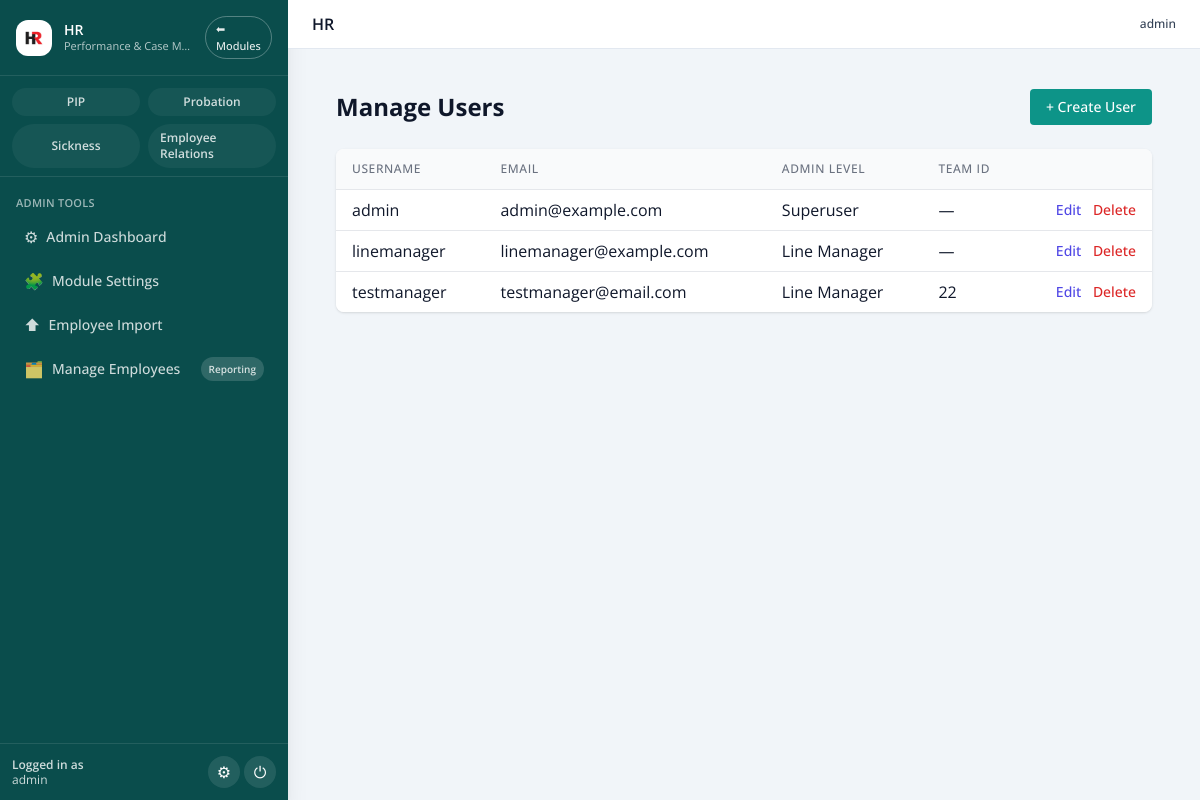
The app's page /admin/users (signed in) with its own data.
### pip_app/models.py (models this page shows, shortened)
class User(db.Model, UserMixin):
    id = db.Column(db.Integer, primary_key=True)
    username = db.Column(db.String(80), unique=True, nullable=False)
    email = db.Column(db.String(120), unique=True, nullable=False)
    password_hash = db.Column(db.String(200), nullable=False)
    admin_level = db.Column(db.Integer, default=0)  # 0 = line mgr, 1 = admin, 2 = superuser
    team_id = db.Column(db.Integer, nullable=True)
    def is_superuser(self):
        return self.admin_level == 2

### old files/app - 050226.py (the view)
@app.route('/admin/users')
@login_required
def manage_users():
    if not current_user.is_superuser():
        flash('Access denied.', 'danger')
        return redirect(url_for('dashboard'))
    users = User.query.all()
    return render_template('admin_users.html', users=users)

### old files/app - 050226.py (called while the page is built)
@login_manager.user_loader
def load_user(user_id):
    return db.session.get(User, int(user_id))

@app.context_processor
def inject_module():
    return dict(active_module=session.get('active_module'))

@app.context_processor
def inject_csrf_token():
    return dict(csrf_token=generate_csrf)

@app.before_request
def set_active_module():
    path = (request.path or "").lower()
    if path.startswith('/pip/') or path.startswith('/employee/') or path in (
        '/dashboard', '/pip_list', '/employee/list', '/employee/add', '/pip/select-employee'
    ):
        session['active_module'] = 'PIP'
    elif path.startswith('/probation/'):
        session['active_module'] = 'Probation'
    elif path == '/':
        session.pop('active_module', None)

### templates/admin_users.html
{% extends "base.html" %}
{% block content %}
<div class="p-6">
  <div class="flex items-center justify-between mb-6">
    <h1 class="text-2xl font-bold">Manage Users</h1>
    <a href="{{ url_for('create_user') }}" class="inline-flex items-center px-4 py-2 bg-teal-600 text-white text-sm font-medium rounded hover:bg-teal-700">
      + Create User
    </a>
  </div>
  <div class="overflow-x-auto bg-white shadow rounded-lg">
    <table class="min-w-full divide-y divide-gray-200">
      <thead class="bg-gray-50">
        <tr>
          <th class="px-4 py-3 text-left text-xs font-medium text-gray-500 uppercase tracking-wider">Username</th>
          <th class="px-4 py-3 text-left text-xs font-medium text-gray-500 uppercase tracking-wider">Email</th>
          <th class="px-4 py-3 text-left text-xs font-medium text-gray-500 uppercase tracking-wider">Admin Level</th>
          <th class="px-4 py-3 text-left text-xs font-medium text-gray-500 uppercase tracking-wider">Team ID</th>
          <th class="px-4 py-3"></th>
        </tr>
      </thead>
      <tbody class="bg-white divide-y divide-gray-200">
        {% for user in users %}
        <tr>
          <td class="px-4 py-2 whitespace-nowrap">{{ user.username }}</td>
          <td class="px-4 py-2 whitespace-nowrap">{{ user.email }}</td>
          <td class="px-4 py-2 whitespace-nowrap">
            {% if user.admin_level == 2 %}
              Superuser
            {% elif user.admin_level == 1 %}
              Admin
            {% else %}
              Line Manager
            {% endif %}
          </td>
          <td class="px-4 py-2 whitespace-nowrap">{{ user.team_id or '—' }}</td>
          <td class="px-4 py-2 whitespace-nowrap text-right text-sm font-medium">
            <a href="{{ url_for('edit_user', user_id=user.id) }}" class="text-indigo-600 hover:text-indigo-900 mr-2">Edit</a>
            <form method="POST" action="{{ url_for('delete_user', user_id=user.id) }}" class="inline" onsubmit="return confirm('Are you sure you want to delete this user?');">
              <button type="submit" class="text-red-600 hover:text-red-800">Delete</button>
            </form>
          </td>
        </tr>
        {% endfor %}
      </tbody>
    </table>
  </div>
</div>
{% endblock %}

### templates/base.html (shortened to what this page needs)
<!doctype html>
<html lang="en">
<head>
  <script src="https://cdn.tailwindcss.com"></script>
  <link rel="stylesheet" href="{{ url_for('static', filename='css/tokens.css') }}">
  <link rel="stylesheet" href="{{ url_for('static', filename='css/ui.css') }}">
</head>
<body class="bg-slate-100 text-slate-900">
{% set is_logged_in = current_user.is_authenticated if current_user is defined else False %}
{% set current_endpoint = request.endpoint or '' %}
{% set active_module = (active_module|default(None)) or session.get('active_module') %}
{% set enabled_modules = enabled_modules|default({}) %}
{% set layout = (layout|default('')) %}
{% set hide_sidebar = ((hide_sidebar if hide_sidebar is defined else False) or (not is_logged_in) or (layout == 'fullscreen')) %}
<div class="min-h-screen flex bg-slate-100">
  {% if is_logged_in and not hide_sidebar %}
    <aside class="flex flex-col w-72 bg-[#0a4d4c] text-white shadow-xl">
      <div class="px-4 py-4 border-b border-white/10 flex items-center justify-between gap-3">
        <div class="flex items-center gap-3 min-w-0">
          <div class="h-9 w-9 rounded-xl bg-white flex items-center justify-center shrink-0">
            <img src="{{ url_for('static', filename='images/logo.avif') }}"
                 alt="HR" class="h-8 w-8 rounded-lg object-cover">
          </div>
          <div class="min-w-0">
            <div class="text-sm font-semibold leading-tight truncate">HR</div>
            <div class="text-[11px] text-white/70 truncate">Performance &amp; Case Management</div>
          </div>
        </div>
        <a href="{{ url_for('main.home') }}"
           class="inline-flex items-center justify-center rounded-full border border-white/30 px-2.5 py-1 text-[11px] font-medium text-white/90 hover:bg-white/10">
          ⬅ Modules
        </a>
      </div>
      <div class="px-3 pt-3 pb-2 border-b border-white/10">
        <div class="grid grid-cols-2 gap-2">
          {% if enabled_modules.get('pip', True) %}
          <a href="{{ url_for('dashboard') }}"
             class="inline-flex items-center justify-center gap-1.5 rounded-full px-3 py-1.5 text-[11px] font-semibold
                    {% if active_module == 'PIP' %}
                      bg-white text-[#0a4d4c]
                    {% else %}
                      bg-white/5 text-white/80 hover:bg-white/10
                    {% endif %}">
            <span class="text-xs">PIP</span>
          </a>
          {% endif %}
          {% if enabled_modules.get('probation', True) %}
          <a href="{{ url_for('probation_dashboard') }}"
             class="inline-flex items-center justify-center gap-1.5 rounded-full px-3 py-1.5 text-[11px] font-semibold
                    {% if active_module == 'Probation' %}
                      bg-white text-[#0a4d4c]
                    {% else %}
                      bg-white/5 text-white/80 hover:bg-white/10
                    {% endif %}">
            <span class="text-xs">Probation</span>
          </a>
          {% endif %}
          {% if enabled_modules.get('sickness', True) %}
          <a href="{{ url_for('sickness_dashboard') }}"
             class="inline-flex items-center justify-center gap-1.5 rounded-full px-3 py-1.5 text-[11px] font-semibold
                    {% if active_module == 'Sickness' %}
                      bg-white text-[#0a4d4c]
                    {% else %}
                      bg-white/5 text-white/80 hover:bg-white/10
                    {% endif %}">
            <span class="text-xs">Sickness</span>
          </a>
          {% endif %}
          {% if current_user.is_superuser() and enabled_modules.get('employee_relations', True) %}
          <a href="{{ url_for('employee_relations.dashboard') }}"
             class="inline-flex items-center justify-center gap-1.5 rounded-full px-3 py-1.5 text-[11px] font-semibold
                    {% if active_module == 'Employee Relations' %}
                      bg-white text-[#0a4d4c]
                    {% else %}
                      bg-white/5 text-white/80 hover:bg-white/10
                    {% endif %}">
            <span class="text-xs">Employee Relations</span>
          </a>
          {% endif %}
        </div>
      </div>
      <nav class="flex-1 overflow-y-auto px-3 py-4 space-y-6 text-sm">
        {% if current_user.is_superuser() %}
          <div>
            <div class="px-1 text-[11px] font-semibold uppercase tracking-wide text-white/60 mb-1">
              Admin Tools
            </div>
            <ul class="space-y-1">
              <li>
                <a href="{{ url_for('admin_dashboard') }}"
                   class="flex items-center gap-2 rounded-xl px-3 py-2
                          {% if current_endpoint == 'admin_dashboard' %}
                            bg-white text-[#0a4d4c]
                          {% else %}
                            text-white/80 hover:bg-white/10
                          {% endif %}">
                  <span class="text-base">⚙</span>
                  <span class="text-sm font-medium">Admin Dashboard</span>
                </a>
              </li>
              <li>
                <a href="{{ url_for('admin.admin_module_settings') }}"
                   class="flex items-center gap-2 rounded-xl px-3 py-2
                          {% if current_endpoint == 'admin.admin_module_settings' %}
                            bg-white text-[#0a4d4c]
                          {% else %}
                            text-white/80 hover:bg-white/10
                          {% endif %}">
                  <span class="text-base">🧩</span>
                  <span class="text-sm font-medium">Module Settings</span>
                </a>
              </li>
              <li>
                <a href="{{ url_for('employee_import') }}"
                   class="flex items-center gap-2 rounded-xl px-3 py-2
                          {% if current_endpoint == 'employee_import' %}
                            bg-white text-[#0a4d4c]
                          {% else %}
                            text-white/80 hover:bg-white/10
                          {% endif %}">
                  <span class="text-base">⬆</span>
                  <span class="text-sm font-medium">Employee Import</span>
                </a>
              </li>
              <li>
                <a href="{{ url_for('manage_employee.index') }}"
                   class="flex items-center justify-between gap-2 rounded-xl px-3 py-2
                          {% if current_endpoint.startswith('manage_employee.') %}
                            bg-white text-[#0a4d4c]
                          {% else %}
                            text-white/80 hover:bg-white/10
                          {% endif %}">
                  <span class="flex items-center gap-2 min-w-0">
                    <span class="text-base">🗂️</span>
                    <span class="text-sm font-medium">Manage Employees</span>
                  </span>
                  <span class="rounded-full px-2 py-0.5 text-[10px] font-semibold
                               {% if current_endpoint == 'manage_employee.reporting' %}
                                 bg-[#0a4d4c] text-white
                               {% else %}
                                 bg-white/15 text-inherit
                               {% endif %}">
                    Reporting
                  </span>
                </a>
              </li>
            </ul>
          </div>
        {% endif %}
      </nav>
      <div class="px-3 py-3 border-t border-white/10">
        <div class="flex items-center justify-between gap-2">
          <div class="text-xs text-white/80 leading-tight min-w-0">
            <div class="font-semibold">Logged in as</div>
            <div class="truncate">{{ current_user.username }}</div>
          </div>
          <div class="flex items-center gap-1">
            {% if current_user.is_superuser() %}
              <a href="{{ url_for('admin_dashboard') }}"
                 class="inline-flex items-center justify-center rounded-full bg-white/10 hover:bg-white/20 h-8 w-8 text-base"
                 title="Admin Tools">
                ⚙
              </a>
            {% endif %}
            <form action="{{ url_for('auth.logout') }}" method="post">
              <button type="submit"
                      class="inline-flex items-center justify-center rounded-full bg-white/10 hover:bg-white/20 h-8 w-8 text-base"
                      title="Logout">
                ⏻
              </button>
            </form>
          </div>
        </div>
      </div>
    </aside>
  {% endif %}
  <div class="flex-1 flex flex-col min-w-0">
    <header class="w-full border-b border-slate-200 bg-white">
      <div class="px-4 sm:px-6 py-3 flex items-center justify-between gap-3">
        <div class="flex items-center gap-3">
          <div>
            {% block page_title %}
              <h1 class="text-base font-semibold text-slate-900">
                HR
              </h1>
            {% endblock %}
          </div>
        </div>
        {% if is_logged_in %}
          <div class="hidden md:flex items-center gap-4 text-xs text-slate-500">
            <div class="text-right">
              <div class="font-medium text-slate-700">{{ current_user.username }}</div>
            </div>
          </div>
        {% endif %}
      </div>
    </header>
    <div class="px-4 sm:px-6 pt-4">
    </div>
    <main class="flex-1 min-w-0 px-4 sm:px-6 pb-8">
      {% block content %}{% endblock %}
    </main>
  </div>
</div>
</body>
</html>

### static/css/tokens.css (style rules this page uses)
:root { --color-brand-50: #e8f3f2; --color-brand-100: #cfe7e6; --color-brand-200: #a4d1cf; --color-brand-300: #75bbb7; --color-brand-400: #2e9e99; --color-brand-500: #008a86; --color-brand-600: #005b5a; --color-brand-700: #004746; --color-brand-800: #003635; --color-brand-900: #012929; --color-bg: #ffffff; --color-surface: #ffffff; --color-text: #111827; --color-subtle: #6b7280; --color-border: #e5e7eb; --color-success: #10b981; --color-warning: #f59e0b; --color-danger: #ef4444; --color-info: #3b82f6; --color-focus: rgba(0, 91, 90, 0.25); --space-0: 0; --space-1: 0.25rem; --space-2: 0.5rem; --space-3: 0.75rem; --space-4: 1rem; --space-5: 1.25rem; --space-6: 1.5rem; --radius-sm: 0.375rem; --radius-md: 0.5rem; --radius-lg: 0.75rem; --radius-xl: 1rem; --shadow-sm: 0 1px 2px rgba(0,0,0,0.06); --shadow-md: 0 4px 10px rgba(0,0,0,0.08); --font-sans: ui-sans-serif, system-ui, -apple-system, Segoe UI, Roboto, Inter, "Helvetica Neue", Arial, "Noto Sans", "Apple Color Emoji", "Segoe UI Emoji"; --fs-xs: 0.75rem; --fs-sm: 0.875rem; --fs-base: 1rem; --fs-lg: 1.125rem; --fs-xl: 1.25rem; }
:where(button, [type="button"], [type="submit"], a, input, select, textarea):focus { outline: 2px solid transparent; box-shadow: 0 0 0 3px var(--color-focus); border-radius: inherit; }

### static/css/ui.css (style rules this page uses)
html, body { color: var(--color-text); background: var(--color-bg); font-family: var(--font-sans); font-size: var(--fs-base); }

### templates/base.html (style rules this page uses)
body { font-family: 'Open Sans', system-ui, -apple-system, BlinkMacSystemFont, 'Segoe UI', sans-serif; }

### records on screen
User: username "admin", email "admin@example.com", admin_level "Superuser", team_id "—"
User: username "linemanager", email "linemanager@example.com", admin_level "Line Manager", team_id "—"
User: username "testmanager", email "testmanager@email.com", admin_level "Line Manager", team "22"
